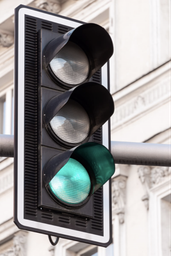
#> input picture Assignment 02/road34.png, 171 x 256 px, shrunk from 267 x 400 before the run
$ jupyter execute assignment01.ipynb
#> lines starting #> are read from the running program, lines starting #| are printed output that depends on the picture; long printed decimals are rounded
[cell 1]
import cv2 as cv
import numpy as np

[cell 2]
img = cv.imread("./road34.png")
#> img is the input picture: shape (256, 171, 3); mean B, G, R 149.4, 149.6, 151.3

gray_img = np.zeros((img.shape[0], img.shape[1]), dtype=np.uint8)

# converting the grayscale value using nested for loop (3 byte into one byte)
for i in range(img.shape[0]):
    for j in range(img.shape[1]):
        gray_img[i][j] = int(img[i][j][0] * 0.299 + img[i]
                               [j][1] * 0.578 + img[i][j][2] * 0.114)
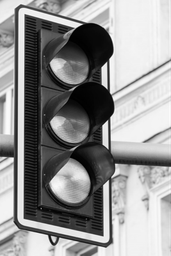
#> gray_img: shape (256, 171); min 0, max 252, mean 147.8

# getting the maximum and minimum contrast
max_con = 0
min_con = 255

for i in range(img.shape[0]):
    if  (max_con < max(gray_img[i])):
        max_con = max(gray_img[i])
    if (min_con > min(gray_img[i])):
        min_con = min(gray_img[i])
#> this loop made 256 passes
#> (max_con, min_con) on passes 1, 25: (247, 83), (252, 1)
#> min_con on passes 2, 6, 8, 9, 11, 15: 82, 63, 60, 59, 56, 55
#> after the loop, max_con = 252; min_con = 0

en_img = np.zeros((img.shape[0], img.shape[1]), dtype=np.uint8)
scale = 255 / (max_con - min_con)
#> scale = 1.01

# scale up into fit for black and white pixel into 0 and 255
for i in range(img.shape[0]):
    for j in range(img.shape[1]):
        en_img[i][j] = int(gray_img[i][j] * scale)

cv.imwrite("original.jpg", en_img)

# function for applying Filters
def applyFilter(filt, image, a, b):
    value = 0
    for i in range(5):
        for j in range(5):
            value += image[a + i][b + j] * filt[i][j]
    return int(value)

# function for normalizing Filter
def normalizeFilter(filt):
    filt_sum = np.sum(filt)
    if filt_sum != 0:
        filt = filt / filt_sum
    return filt

# function for calculating RMS value
def rmsDifference(img, filtImg):
    if img.shape != filtImg.shape:
        raise ValueError("Original and filtered images must have the same dimensions.")

    squaredDiff = (img - filtImg) ** 2
    meanSquaredDiff = np.mean(squaredDiff)
    rmsDiff = np.sqrt(meanSquaredDiff)
    return rmsDiff

# create a border with black pixel
border_img = np.zeros((img.shape[0] + 8, img.shape[1] + 8), dtype=np.uint8)
border_img[4:-4, 4:-4] = en_img
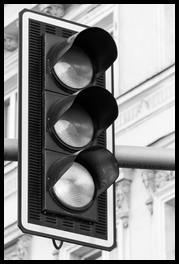
#> border_img: shape (264, 179); min 0, max 255, mean 138.1


# filters
filter_A = [
    [0, -1, -1, -1, 0],
    [-1, 2, 2, 2, -1],
    [-1, 2, 8, 2, -1],
    [-1, 2, 2, 2, -1],
    [0, -1, -1, -1, 0],
]
filter_B = [
    [1, 4, 6, 4, 1],
    [4, 16, 24, 16, 4],
    [6, 24, 36, 24, 6],
    [4, 16, 24, 16, 4],
    [1, 4, 6, 4, 1],
]
filter_C = [
    [5, 5, 5, 5, 5],
    [5, 5, 5, 5, 5],
    [5, 5, 5, 5, 5],
    [5, 5, 5, 5, 5],
    [5, 5, 5, 5, 5],
]
filter_D = [
    [0, -1, -1, -1, 0],
    [-1, 2, 2, 2, -1],
    [-1, 2, 16, 2, -1],
    [-1, 2, 2, 2, -1],
    [0, -1, -1,-1, 0],
]

# for filter A
fil_A_img = np.zeros((img.shape[0], img.shape[1]), dtype=np.uint8)
for i in range(img.shape[0]):
    for j in range(img.shape[1]):
        fil_A_img[i][j] = applyFilter(normalizeFilter(filter_A), border_img, i, j)
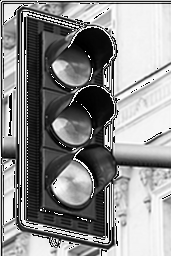
#> fil_A_img: shape (256, 171); min 0, max 255, mean 140.6

cv.imwrite("Filter_A.jpeg", fil_A_img)
print("RMS value for Filter A : ", rmsDifference(en_img, fil_A_img))
#> in rmsDifference, `squaredDiff = (img - filtImg) ** 2`:
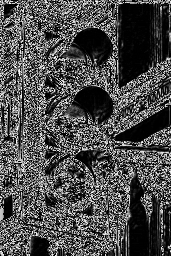
#> squaredDiff: shape (256, 171); min 0, max 249, mean 76.1
#| RMS value for Filter A :  8.722

# for filter B
fil_B_img = np.zeros((img.shape[0], img.shape[1]), dtype=np.uint8)
for i in range(img.shape[0]):
    for j in range(img.shape[1]):
        fil_B_img[i][j] = applyFilter(normalizeFilter(filter_B), border_img, i, j)
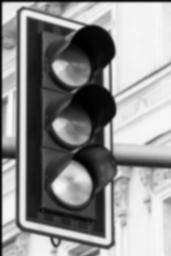
#> fil_B_img: shape (256, 171); min 0, max 251, mean 144.3

cv.imwrite("Filter_B.jpeg", fil_B_img)
print("RMS value for Filter B : ", rmsDifference(en_img, fil_B_img))
#> in rmsDifference (call 2), `squaredDiff = (img - filtImg) ** 2`:
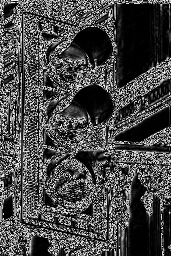
#> squaredDiff: shape (256, 171); min 0, max 249, mean 71.2
#| RMS value for Filter B :  8.439

# for filter C
fil_C_img = np.zeros((img.shape[0], img.shape[1]), dtype=np.uint8)
for i in range(img.shape[0]):
    for j in range(img.shape[1]):
        fil_C_img[i][j] = applyFilter(normalizeFilter(filter_C), border_img, i, j)
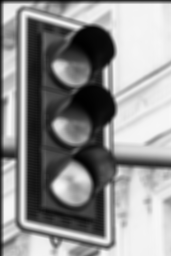
#> fil_C_img: shape (256, 171); min 1, max 249, mean 144.4

cv.imwrite("Filter_C.jpeg", fil_C_img)
print("RMS value for Filter C : ",rmsDifference(en_img, fil_C_img))
#> in rmsDifference (call 3), `squaredDiff = (img - filtImg) ** 2`:
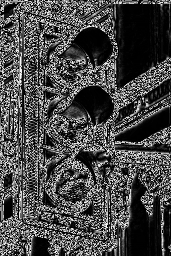
#> squaredDiff: shape (256, 171); min 0, max 249, mean 71.6
#| RMS value for Filter C :  8.461

# for filter D
fil_D_img = np.zeros((img.shape[0], img.shape[1]), dtype=np.uint8)
for i in range(img.shape[0]):
    for j in range(img.shape[1]):
        fil_D_img[i][j] = applyFilter(normalizeFilter(filter_D), border_img, i, j)
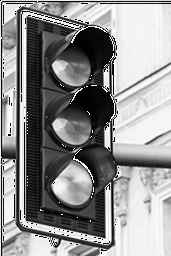
#> fil_D_img: shape (256, 171); min 0, max 255, mean 143.6

cv.imwrite("Filter_D.jpeg", fil_D_img)
print("RMS value for Filter D : ",rmsDifference(en_img, fil_D_img))
#> in rmsDifference (call 4), `squaredDiff = (img - filtImg) ** 2`:
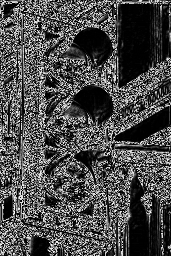
#> squaredDiff: shape (256, 171); min 0, max 249, mean 75.2
#| RMS value for Filter D :  8.672

# Display the image
cv.imshow("test-1", en_img)
cv.imshow("test-2", fil_A_img)
cv.imshow("test-3", fil_B_img)
cv.imshow("test-4", fil_C_img)
cv.imshow("test-5", fil_D_img)
cv.waitKey(0)
cv.destroyAllWindows()
